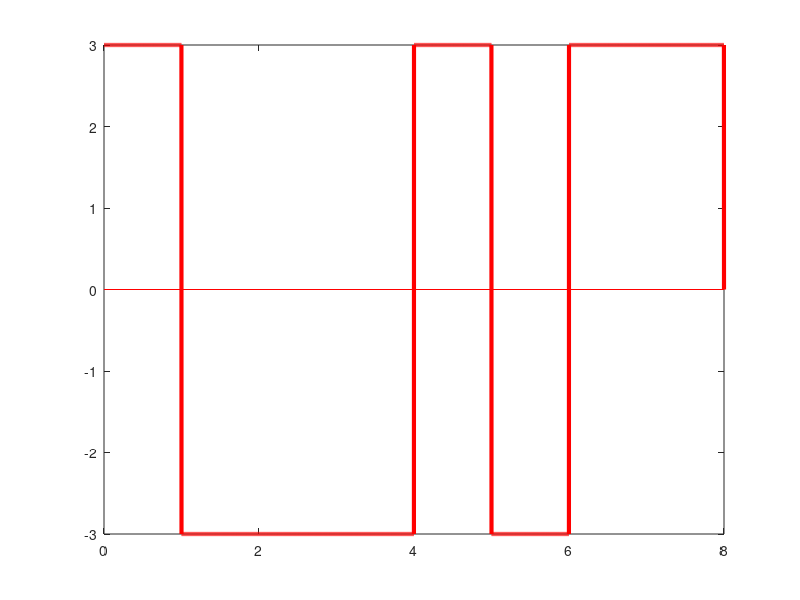

The MATLAB script that drew this image: (Note: this script raises an error after producing the figure.)
bits = [0 1 0 0 1 1 1 0];

bitrate = 1;

n = 1000;

T = length(bits)/bitrate;

N = n*length(bits);

dt = T/N;

t = 0:dt:T;

x = zeros(1,length(t));

lastbit = 3;

for i=1:length(bits)
  if bits(i)==1
    x((i-1)*n+1:i*n) = -lastbit;
    lastbit = -lastbit;
  else
      x((i-1)*n+1:i*n) = lastbit;
  end
end

plot(t, x, 'Linewidth', 3, 'color', 'r');
hold on;
plot(xlim, [0 0], '-r')
hold off;
ax = gca;
ax.XGrid = 'on';
ax.YGrid = 'off';
ax.GridAlpha = 0.5;

title('Polar NRZ-I');

counter = 0;

lastbit = 3;

for i = 1:length(t)
  if t(i)>counter
    counter = counter + 1;
    if x(i)~=lastbit
      result(counter) = 1;
      lastbit = -lastbit;
    else
        result(counter) = 0;
    end
  end
end

disp(result);